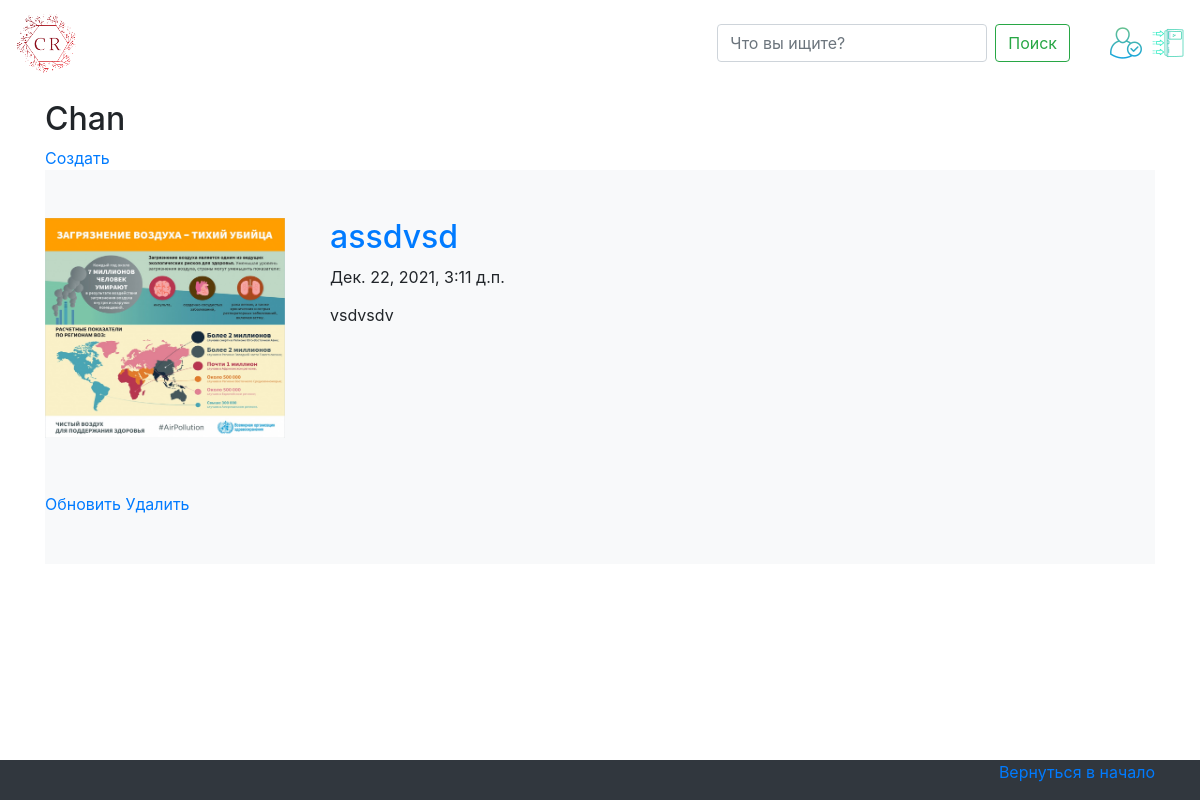
The page /personal_list/ (signed in) on the database as committed earlier.
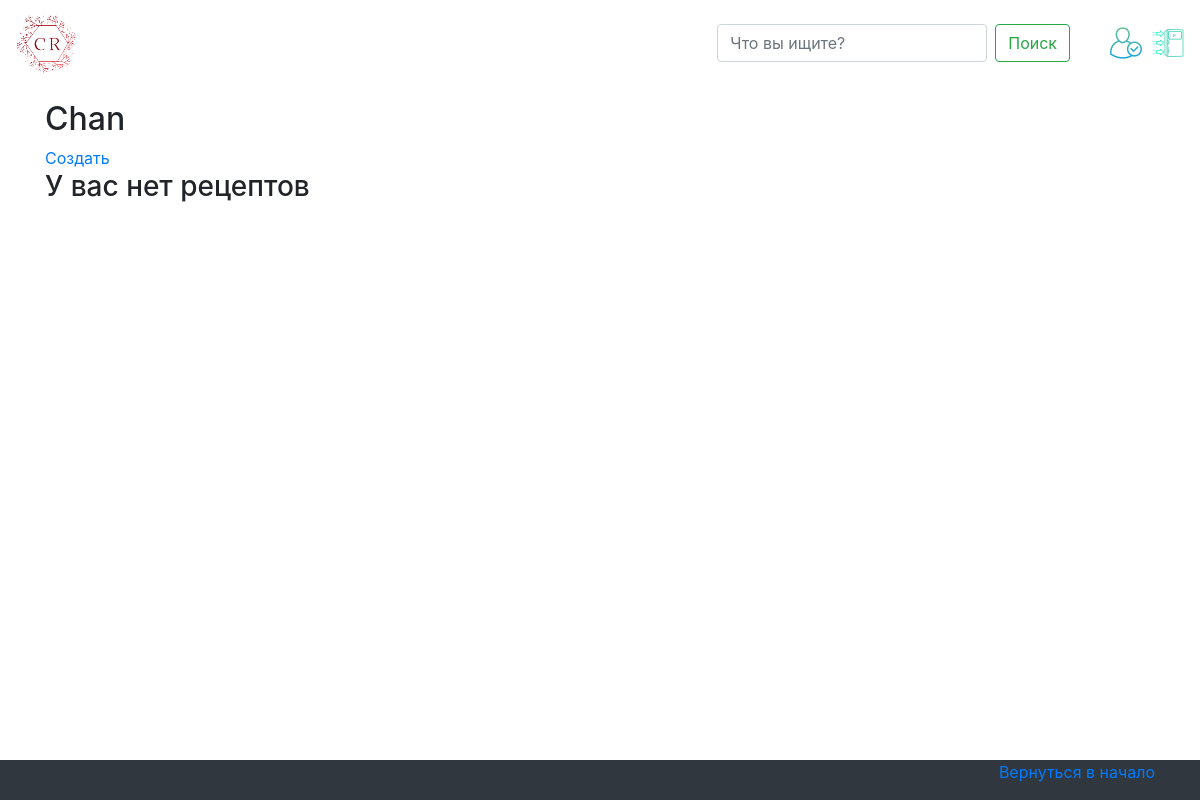
The same page on the database as committed later.
### recipe_app/models.py (models this page shows, shortened)
class Recipe(models.Model):
    user = models.ForeignKey(User, on_delete=models.CASCADE, null=True, blank=False, verbose_name="Автор")
    create = models.DateTimeField(auto_now_add=True)
    title = models.CharField(max_length=150, verbose_name="Название блюда")
    description = models.TextField(null=True, blank=False, verbose_name="Описание")
    video = models.FileField(upload_to='videos/%Y/%m/%d', blank=True, null=True, verbose_name="Видео")
    image = models.ImageField(blank=False, upload_to='images/%Y/%m/%d', verbose_name='Изображение')
    number = models.IntegerField(verbose_name="Количество порций", blank=False)
    ingredient = models.ManyToManyField(Ingredient, blank=False, verbose_name="Ингредиенты")
    gram = models.TextField(max_length=300, blank=False, verbose_name="Укажите кол-во грамм, шт или мл. Каждого инградиента")
    cooking = models.TextField(blank=False, verbose_name="Инструкция по приготовлению")
    category = models.ForeignKey(Category, on_delete=models.CASCADE, null=True, blank=False, verbose_name="Категория блюда")
    class Meta:
        verbose_name = "Рецепты"
        verbose_name_plural = "Рецепты"

### recipe_app/views.py (the view)
# urls.py: path('personal_list/', views.PersonalAreaList.as_view(), name='personal_list'),
class PersonalAreaList(ListView):
    model = Recipe
    context_object_name = 'recipes'
    template_name = 'recipe_app/personal_list.html'
    def get_context_data(self, **kwargs):
        context = super().get_context_data(**kwargs)
        context['recipes'] = context['recipes'].filter(user=self.request.user)
        return context

### recipe_app/templates/recipe_app/personal_list.html (shortened to what this page needs)
{% extends 'recipe_app/base.html' %}
{% block content %}
    <div class="container">
    <h2 >{{user}}</h2>
<a id="add-link" href="{% url 'recipe-create' %}">Создать</a>
  {% for recipe in recipes %}
        {% if recipe.title %}
      <div class="album py-5 bg-light ">
          <div class="row ">
        <div class="container marketing">
          <div class="row featurette">
            <div class="col-md-8 order-md-2">
              <a href="{% url 'recipe_detail' recipe.pk %}" class="lead"><h2 class="featurette-heading">{{ recipe.title }}</h2></a>
                <p > {{ recipe.create }} </p>
                <p class="clip"> {{ recipe.description }} </p>
            </div>
          <div class="col-md-3 order-md-1">
            <img  src="/media/{{ recipe.image }}" style="height: 220px; width: 240px"  alt="Generic placeholder image">
          </div>
        </div>
      </div>
    </div>
              {% endif %}
        <a href="{% url 'recipe-update' recipe.id %}">Обновить</a>
        <a class="delete-link" href="{% url 'recipe-delete' recipe.id %}">Удалить</a>
        {% empty %}
        <h3>У вас нет рецептов</h3>
        </div>
{% endfor %}
</div></div></div>
{% endblock content %}

Rows that differ between the two databases and show on the page:
removed Recipe: title "assdvsd", create "Дек. 22, 2021, 3:11 д.п.", description "vsdvsdv", image (picture)
Other text that changed with them:
text now shown: "У вас нет рецептов"
